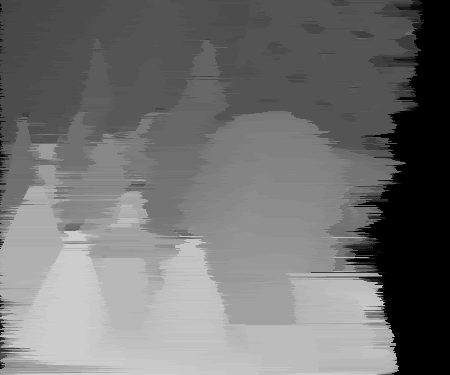
#> input picture dynamic-programming/examples/cones_disp.png, 450 x 375 px
$ python stereo-match.py --left ../examples/cones_disp.png --right ../examples/cones_left.png --output out.png
#> lines starting #> are read from the running program, lines starting #| are printed output that depends on the picture
import argparse
import pickle

from PIL import Image

parser = argparse.ArgumentParser()

parser.add_argument("-l", "--left", help="Left image", required=True)
parser.add_argument("-r", "--right", help="Right image", required=True)
parser.add_argument("--occ", help="Occlude penalty", type=float, default=20.0)
parser.add_argument("-o", "--output", help="Output file (for disparity map)", required=True)

args = parser.parse_args()

# Load images
l_img = Image.open(args.left).convert('L')
#> l_img is the input picture: PIL image 450x375 L; min 0, max 208, mean 113.3
l_px = l_img.load()

r_img = Image.open(args.right).convert('L')
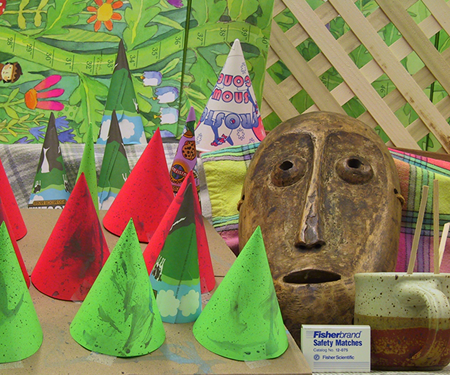
#> input picture dynamic-programming/examples/cones_left.png, 450 x 375 px
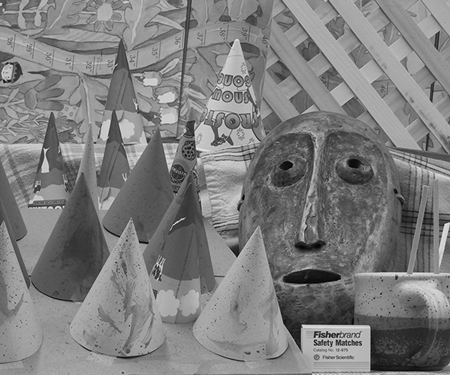
#> r_img: PIL image 450x375 L; min 0, max 235, mean 125.5
r_px = r_img.load()

# Dynamic programming
value = {}
for x in range(l_img.width):
    for y in range(l_img.width):
        value[x, y] = (None, 0)

# Make disparity map
out_img = Image.new('L', (l_img.width, l_img.height))
#> out_img: PIL image 450x375 L; every value is 0
out_px = out_img.load()

for y in range(l_img.height):
#for y in range(150, 200):
    print("Row %d / %d" % (y, l_img.height-1))

    for i in range(l_img.width):
        for j in range(l_img.width):
            if (i, j) == (0, 0):
                pass
            elif i == 0:
                occ = args.occ + value[i, j-1][1]
                value[i, j] = ((i, j-1), occ)
            elif j == 0:
                occ = args.occ + value[i-1, j][1]
                value[i, j] = ((i-1, j), occ)
            else:
                l_val = float(l_px[i, y])
                r_val = float(r_px[j, y])
                #dist = abs(r_val - l_val)
                dist = abs(r_val - l_val)**2

                match = (dist + value[i-1, j-1][1])
                occ = args.occ + value[i, j-1][1]
                occ2 = args.occ + value[i-1, j][1]

#> (the run stopped early here; a loop or call above may not have finished)
